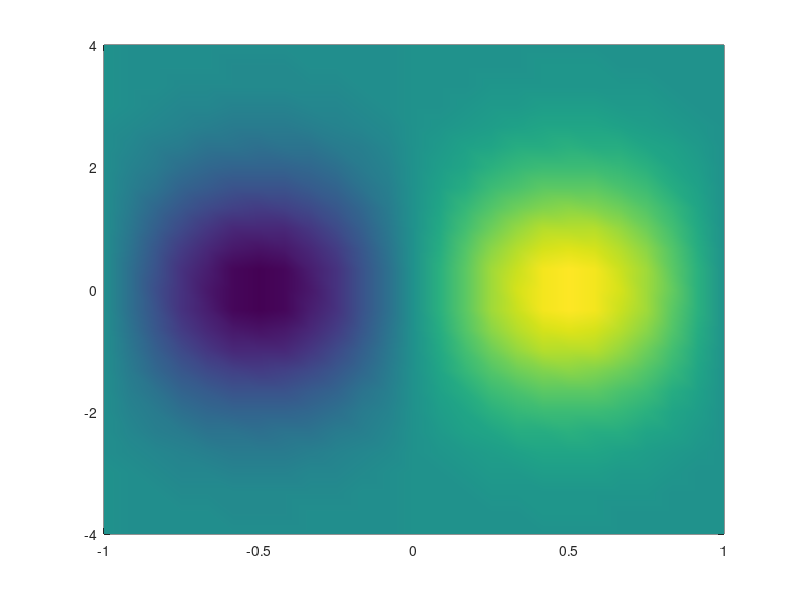

Write the MATLAB code that produced this figure. (Note: this script raises an error after producing the figure.)
close all; clc; clear

%Fig. 11.2. (Gill, 1982)

r=6371*1000;
betha=2*(2*pi/86400)*cos(0)*r^-1;
c=30; g=9.81; % h=(c^2)/g;

a=sqrt(c/(2*betha)); %Equatorial Rossby radii
lambda=2*a; k=(2*pi)/lambda; %k=pi/a

x=linspace(-lambda/2,lambda/2,25); %just for a entire cycle
yk=sqrt((2*c)/betha); %e-folding
y=linspace(-4*a,4*a,25);

[X,Y]=meshgrid(x/a,y/a); %normalized by the Rossby radii

%% Equatorial Kelvin wave

omega=k*c; %from dispersion relation
T=1/omega; t=0*T;

fx=sin(k.*x+omega*t);
fy=exp(-(betha.*y.^2)./(2*c));

[E,G]=meshgrid(fx,fy);

u=(g/c).*E.*G;
v=u.*0;

etha=(u.*c)./g; gp = etha.*g; 

figure; pcolor(X,Y,gp); shading interp
colormap(redblue(10))

hold on; quiver(X,Y,u,v,1,'k-','MaxHeadSize',2)
title('Kelvin wave'); xlabel('x/a'); ylabel('y/a')
axis square
print -djpeg99 kelvin.jpg

%% Equatorial mixed planetary gravity wave

omega=(1/2)*(c*k)*(1+sqrt(1-(4*betha)/(c*k^2)));

T=1/omega; t=0;

fx=cos(k.*x+omega*t);
fy=exp(-(betha.*y.^2)./(2*c));

[E,G]=meshgrid(fy,fx);

v=E.*G;

fx=sin(k.*x+omega*t);
fy=exp(-(betha.*y.^2)./(2*c));

[E,G]=meshgrid(fy,fx);
u=((omega.*y)./c).*E.*G;
gp=c.*u;

figure; pcolor(X,Y,gp'); shading interp
colormap(redblue(10));

hold on; quiver(X,Y,u',v',1,'k-','MaxHeadSize',2);
title('Mixed-Rossby gravity wave'); xlabel('x/a'); ylabel('y/a')
axis square

print -djpeg99 rossby-gravity.jpg
